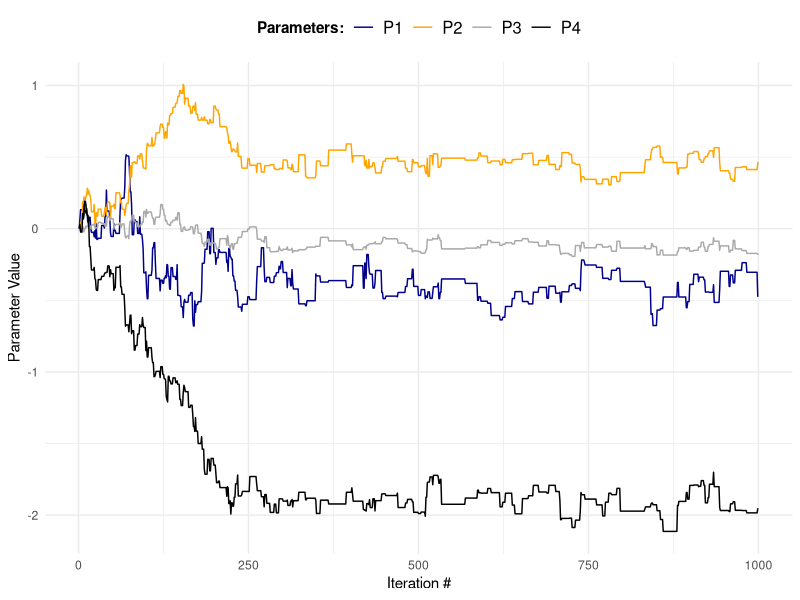
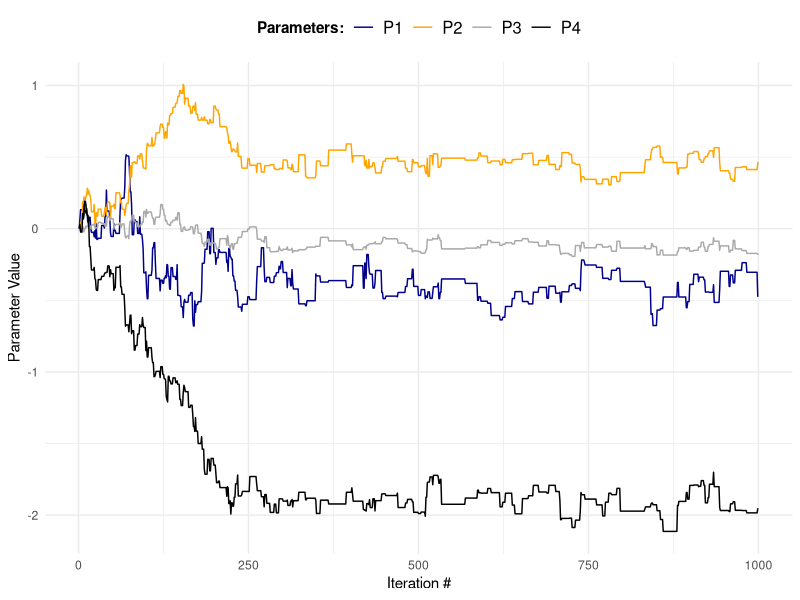

Write the R code that produced these figures, in order.

# libraries
library(here)
library(ggplot2)
library(gridExtra)
library(mvtnorm)


# Maximum likelihood estimator of Beta in the Poisson regression model

df <- read.table("eBayNumberOfBidderData.dat", header = TRUE)

df_woc <- df[, -2] # data frame without Const

poisson_reg <- glm(formula = nBids ~ ., data = df_woc, family = poisson(link = "log"))

print(summary(poisson_reg))
# Essential covariates are VerifyID, Sealed, LogBook, MinBidShare


X <- as.matrix(df[, -1])
y <- as.matrix(df[, 1])
features_dim <- dim(X)[2]

# prior mean 'mu' and prior covariance matrix 'prior_covmat'
prior_covmat <- 100 * solve(t(X)%*%X)
mu <- rep(0, features_dim) 

# initial Beta parameters
betas_init <- rep(0,features_dim)

logposterior <- function(betas, X, y, mu, sigma){
  
  # transform matrix beta into single column vector
  betas = as.vector(betas)
  
  # log-likelihood for poisson regression model
  loglik <- sum((X %*% betas) * y) - sum(exp(X %*% betas))
  
  # log-normal prior
  logprior <- dmvnorm(betas, mean = mu, sigma = sigma, log = TRUE)
  
  return(loglik + logprior)
}

# perform optimization
optim_result <- optim(par = betas_init,  # initial values for parameters
                      fn = logposterior, # function to be minimized
                      gr = NULL, 
                      X, y, mu, prior_covmat, # arguments of function to be minimized
                      method = c("BFGS"), 
                      control = list(fnscale = -1), # minimize negative logposterior
                      hessian = TRUE)

# calculated posterior mode aka Beta parameters
posterior_betas <- optim_result$par
names(posterior_betas) <- colnames(X)

# calculated posterior covariance matrix by using hessian matrix from optim function
posterior_covmat <- -solve(optim_result$hessian)


# Function for Random Walk Metropolis Algorithm
random_walk_metropolis <- function(c, logposterior){ 
  
  c = c # tuning parameter
  N <- 1000 # number of iterations for algorithm
  
  # matrix for storing all accepted draws 
  thetas <- matrix(0, nrow = N, ncol = features_dim) # accepted draws are stored here
  # set counter for rejection rate
  rejection_rate <- 0  
  # store alpha values for comparison and evaluation of average acceptance probability
  alphas <- c()
  
  # run Random Walk Metropolis algorithm in for loop for N draws
  for (i in 2:N){
    
    # simulate sample proposal from proposed distribution
    sample_proposal <- rmvnorm(1, mean = thetas[i - 1, ], sigma = c * posterior_covmat)
    
    # evaluate probability for sample proposal
    p_sample_proposal <- logposterior(betas = sample_proposal, X, y, mu, prior_covmat)
    
    # evaluate probability for the last accepted draw
    p_last_accepted_draw <- logposterior(betas = thetas[i - 1, ], X, y, mu, prior_covmat)
    
    # calculate acceptance probability
    alpha <- min(1, exp(p_sample_proposal - p_last_accepted_draw)) # use exp because of logs
    alphas[i] <- round(alpha, 2) # this is just for myself, no need to store in reality
    
    # generate random number from uniform distribution
    U <- runif(1)
    # compare it with acceptance probability and if lower
    if (U < alpha){
      # add sample proposal to matrix of accepted draws
      thetas[i, ] <- sample_proposal
      
    }else{
      # if not accepted add to current i iteration of thetas a previous value i - 1
      thetas[i, ] <- thetas[i - 1, ]
      rejection_rate <- rejection_rate + 1
    }
    
  } 
  cat("Average acceptance rate = ", 
      1 - rejection_rate/N) 
  
  # or mean(alphas) where alpha is acceptance probability
  print(mean(alphas, na.rm = TRUE))
  # return accepted draws
  return(thetas)
}

N <- 1000
thetas <- random_walk_metropolis(c = 1, logposterior = logposterior)

# Graphical representation of convergence
results <- cbind(iterations = c(1:N), as.data.frame(thetas))
colnames(results)[-1] <- colnames(X)

pl <- ggplot(data = results) +
  geom_line(aes(x = iterations, y = VerifyID, color = "P1")) +
  geom_line(aes(x = iterations, y = Sealed, color = "P2")) +
  geom_line(aes(x = iterations, y = LogBook, color = "P3")) +
  geom_line(aes(x = iterations, y = MinBidShare, color = "P4")) +
  scale_color_manual(name = 'Parameters:', 
                     values = c(P1 = "darkblue", P2 = "orange",
                                P3 = "darkgrey", P4 = "black")) +
  labs(x = "Iteration #", y = "Parameter Value") +
  theme_minimal() +
  theme(legend.position = "top", 
        legend.text = element_text(size = 12),
        legend.title = element_text(face = 'bold'))

plot(pl)  

ggsave('mcmc.svg', width = 8, height = 6)



